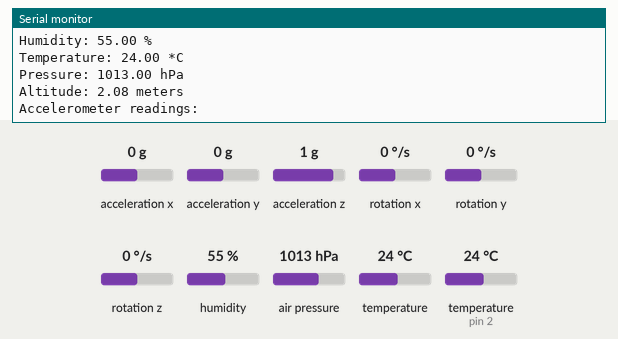
Simulated run of this sketch. Board: Arduino Uno, built with avr-gcc and run on an emulated ATmega328P. On the bench: the last lines printed to the serial monitor. The inputs (shaded band) are chosen by the test bench; at power-on: acceleration x 0 g, humidity 55 %, acceleration y 0 g, acceleration z 1 g, rotation x 0 °/s, rotation y 0 °/s, rotation z 0 °/s, air pressure 1013 hPa, temperature 24 °C, temperature (sensor on pin 2) 24 °C.

Above: at 1.2 s.
1.3 s: acceleration x set to -1.4 g
At 1.8 s:
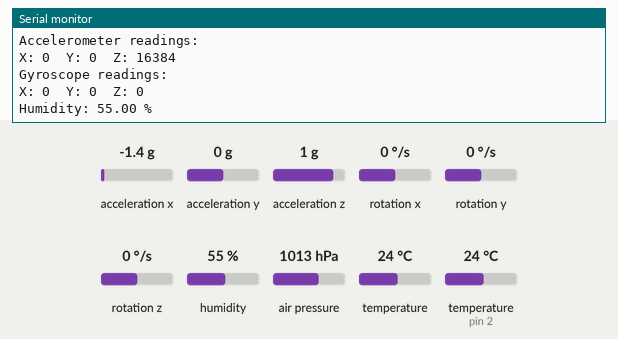
2.8 s: humidity set to 22 %
4.3 s: acceleration y set to -1.4 g
At 5.4 s:
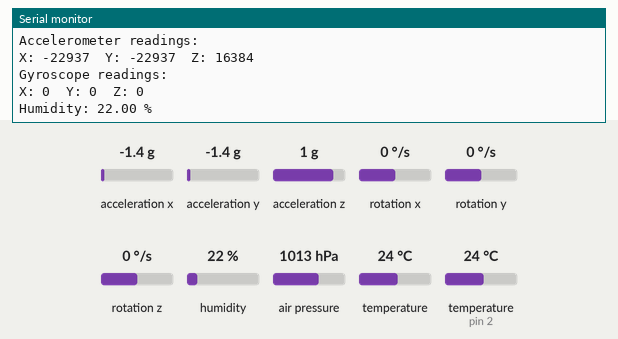
5.8 s: acceleration z set to -1.4 g
7.3 s: humidity set to 40 %
8.8 s: rotation x set to -192 °/s
At 9.6 s:
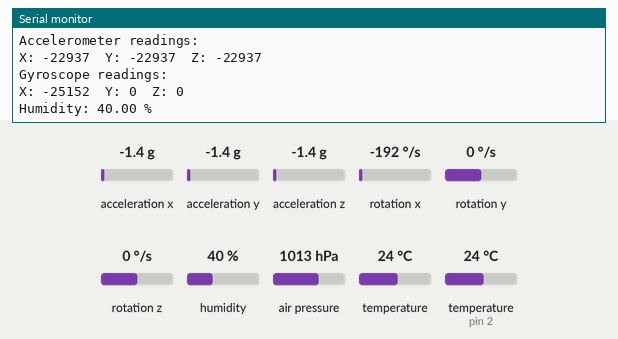
Timing chart, 0 to 11.3 s (numbered marks = the images above; inputs shaded):
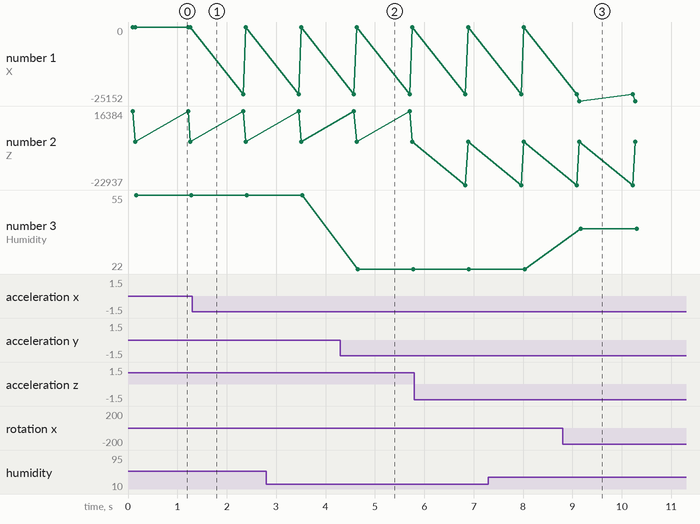

The sketch:

cansat24.ino
```cpp
#include <Wire.h>
#include <Adafruit_Sensor.h>
#include <Adafruit_BMP280.h>
#include <MPU6050.h>
#include <DHT.h>

#define DHTPIN 2         // Pin where the DHT11 is connected
#define DHTTYPE DHT11    // DHT 11
#define SEALEVELPRESSURE_HPA (1013.25) // Standard sea level pressure in hPa

DHT dht(DHTPIN, DHTTYPE);

Adafruit_BMP280 bmp;
MPU6050 mpu;

void setup() {
  Serial.begin(9600);
  while (!Serial);

  if (!bmp.begin()) {
    Serial.println("Could not find BMP280 sensor!");
    while (1);
  }

  dht.begin();
}

void loop() {
  // Read temperature from BMP280
  float temperature = bmp.readTemperature();
  Serial.print("Temperature: ");
  Serial.print(temperature);
  Serial.println(" *C");

  // Read pressure from BMP280
  float pressure = bmp.readPressure() / 100.0F; // Convert Pa to hPa
  Serial.print("Pressure: ");
  Serial.print(pressure);
  Serial.println(" hPa");

  // Read altitude from BMP280
  float altitude = bmp.readAltitude(SEALEVELPRESSURE_HPA);
  Serial.print("Altitude: ");
  Serial.print(altitude);
  Serial.println(" meters");

  // Read acceleration and gyroscope from MPU6050
  int16_t ax, ay, az;
  int16_t gx, gy, gz;
  mpu.getMotion6(&ax, &ay, &az, &gx, &gy, &gz);

  Serial.println("Accelerometer readings:");
  Serial.print("X: "); Serial.print(ax); Serial.print("  ");
  Serial.print("Y: "); Serial.print(ay); Serial.print("  ");
  Serial.print("Z: "); Serial.println(az);

  Serial.println("Gyroscope readings:");
  Serial.print("X: "); Serial.print(gx); Serial.print("  ");
  Serial.print("Y: "); Serial.print(gy); Serial.print("  ");
  Serial.print("Z: "); Serial.println(gz);

  // Read humidity from DHT11
  float humidity = dht.readHumidity();
  Serial.print("Humidity: ");
  Serial.print(humidity);
  Serial.println(" %");

  delay(1000); // Adjust delay as needed
}
```

Measured:
- after the input at 4.3 s, the serial monitor: prints a new line after 0.28 s (image 2)
- after the input at 8.8 s, the serial monitor: prints a new line after 0.34 s (image 3)
- plotted number 1: 0 → -25152 after the input at 8.8 s
